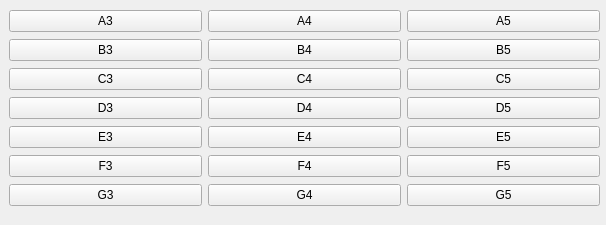
<?xml version="1.0" encoding="UTF-8"?>
<ui version="4.0">
 <class>Piano</class>
 <widget class="QWidget" name="Piano">
  <property name="geometry">
   <rect>
    <x>0</x>
    <y>0</y>
    <width>606</width>
    <height>225</height>
   </rect>
  </property>
  <property name="windowTitle">
   <string>Банджо</string>
  </property>
  <widget class="QWidget" name="verticalLayoutWidget">
   <property name="geometry">
    <rect>
     <x>9</x>
     <y>9</y>
     <width>591</width>
     <height>201</height>
    </rect>
   </property>
   <layout class="QVBoxLayout" name="verticalLayout">
    <item>
     <layout class="QHBoxLayout" name="horizontalLayout">
      <item>
       <widget class="QPushButton" name="A3">
        <property name="text">
         <string>A3</string>
        </property>
       </widget>
      </item>
      <item>
       <widget class="QPushButton" name="A4">
        <property name="text">
         <string>A4</string>
        </property>
       </widget>
      </item>
      <item>
       <widget class="QPushButton" name="A5">
        <property name="text">
         <string>A5</string>
        </property>
       </widget>
      </item>
     </layout>
    </item>
    <item>
     <layout class="QHBoxLayout" name="horizontalLayout_2">
      <item>
       <widget class="QPushButton" name="B3">
        <property name="text">
         <string>B3</string>
        </property>
       </widget>
      </item>
      <item>
       <widget class="QPushButton" name="B4">
        <property name="text">
         <string>B4</string>
        </property>
       </widget>
      </item>
      <item>
       <widget class="QPushButton" name="B5">
        <property name="text">
         <string>B5</string>
        </property>
       </widget>
      </item>
     </layout>
    </item>
    <item>
     <layout class="QHBoxLayout" name="horizontalLayout_3">
      <item>
       <widget class="QPushButton" name="C3">
        <property name="text">
         <string>C3</string>
        </property>
       </widget>
      </item>
      <item>
       <widget class="QPushButton" name="C4">
        <property name="text">
         <string>C4</string>
        </property>
       </widget>
      </item>
      <item>
       <widget class="QPushButton" name="C5">
        <property name="text">
         <string>C5</string>
        </property>
       </widget>
      </item>
     </layout>
    </item>
    <item>
     <layout class="QHBoxLayout" name="horizontalLayout_4">
      <item>
       <widget class="QPushButton" name="D3">
        <property name="text">
         <string>D3</string>
        </property>
       </widget>
      </item>
      <item>
       <widget class="QPushButton" name="D4">
        <property name="text">
         <string>D4</string>
        </property>
       </widget>
      </item>
      <item>
       <widget class="QPushButton" name="D5">
        <property name="text">
         <string>D5</string>
        </property>
       </widget>
      </item>
     </layout>
    </item>
    <item>
     <layout class="QHBoxLayout" name="horizontalLayout_5">
      <item>
       <widget class="QPushButton" name="E3">
        <property name="text">
         <string>E3</string>
        </property>
       </widget>
      </item>
      <item>
       <widget class="QPushButton" name="E4">
        <property name="text">
         <string>E4</string>
        </property>
       </widget>
      </item>
      <item>
       <widget class="QPushButton" name="E5">
        <property name="text">
         <string>E5</string>
        </property>
       </widget>
      </item>
     </layout>
    </item>
    <item>
     <layout class="QHBoxLayout" name="horizontalLayout_6">
      <item>
       <widget class="QPushButton" name="F3">
        <property name="text">
         <string>F3</string>
        </property>
       </widget>
      </item>
      <item>
       <widget class="QPushButton" name="F4">
        <property name="text">
         <string>F4</string>
        </property>
       </widget>
      </item>
      <item>
       <widget class="QPushButton" name="F5">
        <property name="text">
         <string>F5</string>
        </property>
       </widget>
      </item>
     </layout>
    </item>
    <item>
     <layout class="QHBoxLayout" name="horizontalLayout_7">
      <item>
       <widget class="QPushButton" name="G3">
        <property name="text">
         <string>G3</string>
        </property>
       </widget>
      </item>
      <item>
       <widget class="QPushButton" name="G4">
        <property name="text">
         <string>G4</string>
        </property>
       </widget>
      </item>
      <item>
       <widget class="QPushButton" name="G5">
        <property name="text">
         <string>G5</string>
        </property>
       </widget>
      </item>
     </layout>
    </item>
   </layout>
  </widget>
 </widget>
 <resources/>
 <connections/>
</ui>
